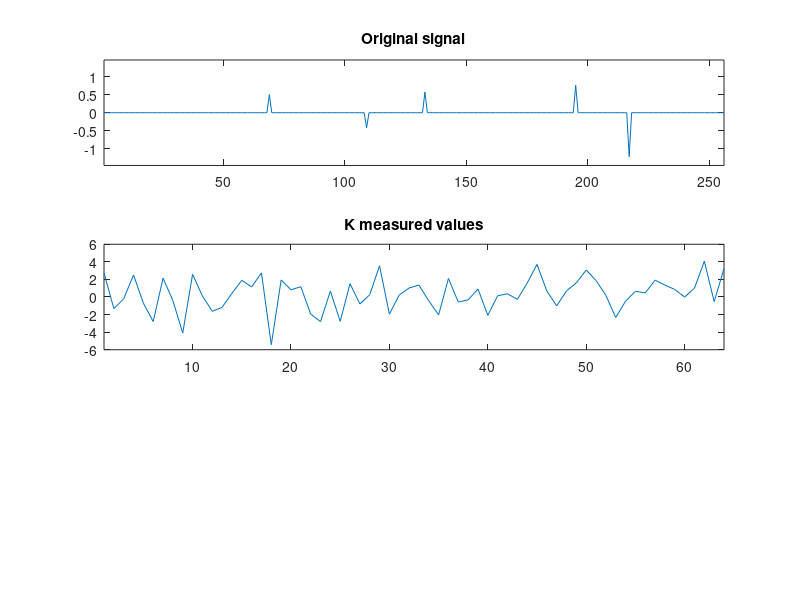

This chart was generated by the following MATLAB code: (Note: this script raises an error after producing the figure.)
% Initialize constants and variables
rng(0);                 % set RNG seed
N = 256;                % length of signal
P = 5;                  % number of non-zero peaks
K = 64;                 % number of measurements to take (N < L)
x = zeros(N,1);         % original signal (P-sparse)

% Generate signal with P randomly spread values
peaks = randperm(N);
peaks = peaks(1:P);
x(peaks) = randn(1, P);
amp = 1.2*max(abs(x));
figure; subplot(3,1,1); plot(x); title('Original signal'); xlim([1 N]); ylim([-amp amp]);

% Obtain K measurements
A = randn(K, N);
y = A*x;
subplot(3,1,2); plot(y); title('K measured values'); xlim([1 K]);

% Perform Compressed Sensing recovery
x0 = A.'*y;
xp = l1eq_pd(x0, A, [], y);
subplot(3,1,3); plot(real(xp)); title('Recovered signal'); xlim([1 N]); ylim([-amp amp]);